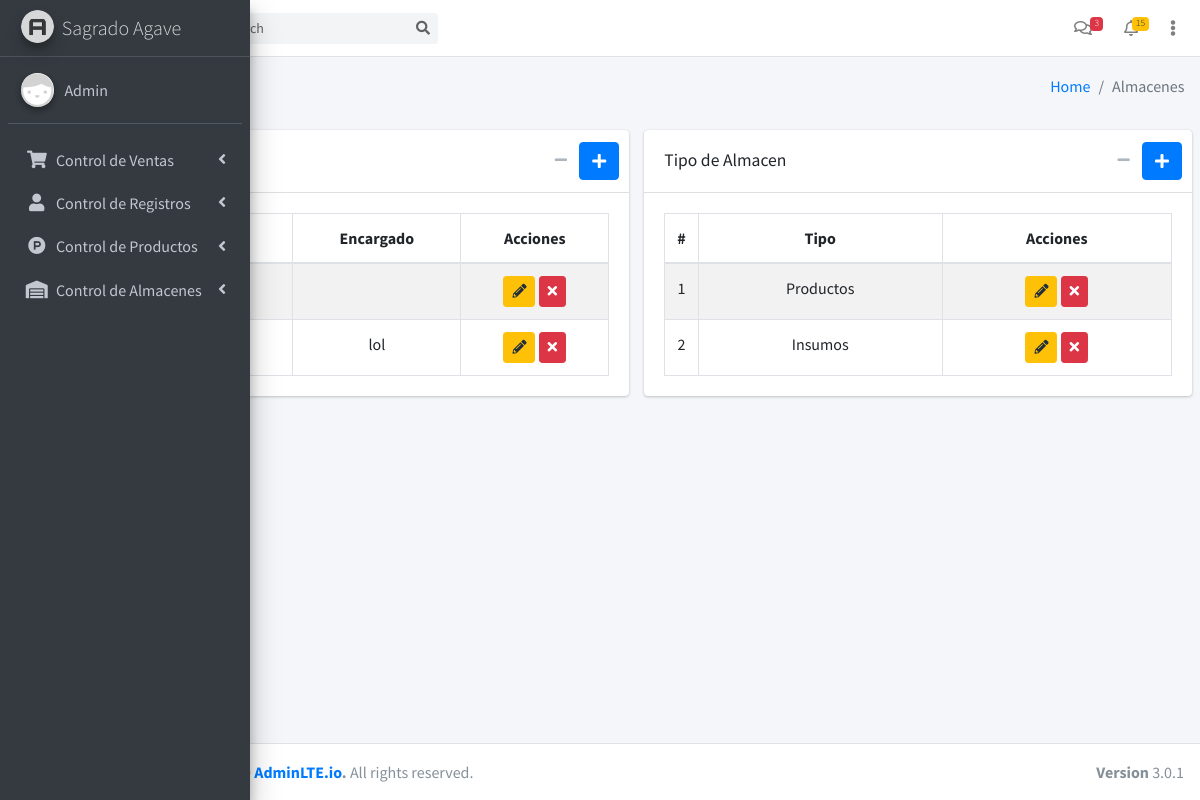
/almacenes (signed in), run on an earlier commit of the app's database.
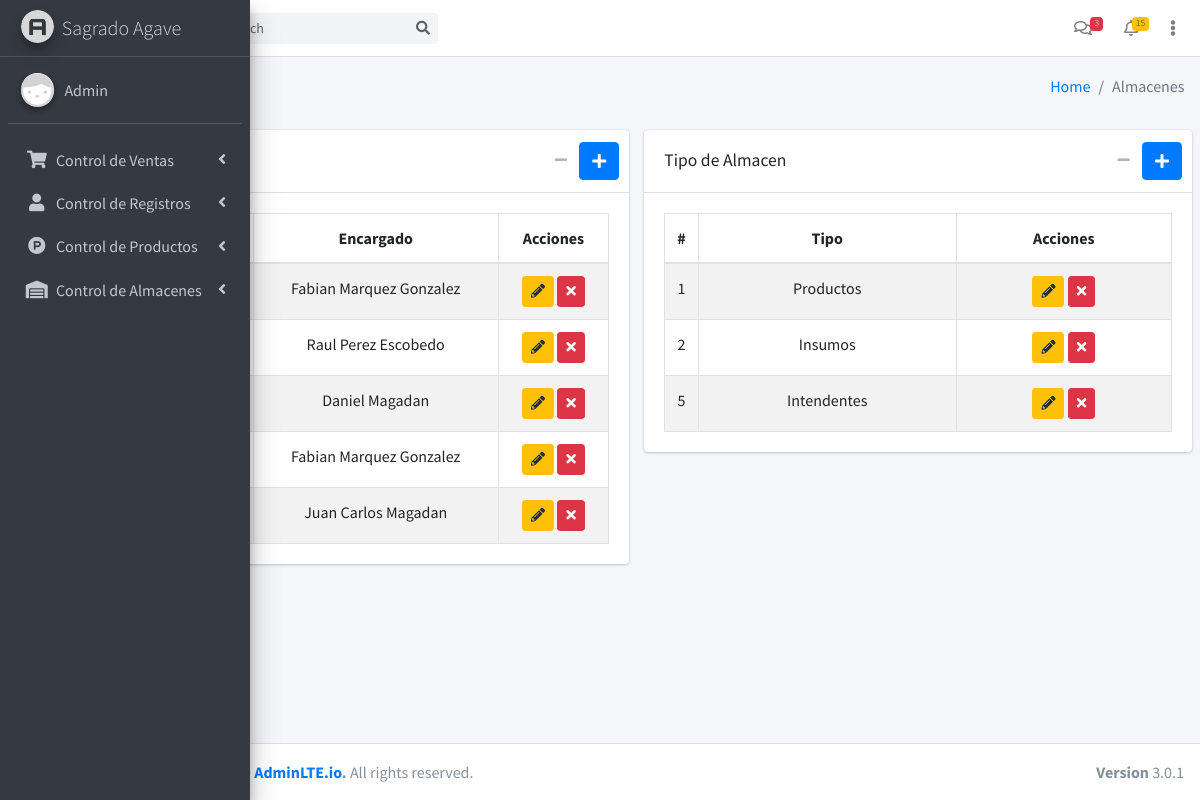
And on a later commit of the database.
### tables this page shows
CREATE TABLE `almacen` (
  `id_almacen` int(11) NOT NULL,
  `tipo` int(11) DEFAULT NULL,
  `encargado` int(11) DEFAULT NULL
);

CREATE TABLE `usuario` (
  `id_usuario` int(11) NOT NULL,
  `nombre` varchar(60) DEFAULT NULL,
  `usuario` varchar(20) DEFAULT NULL,
  `passwd` varchar(70) DEFAULT NULL,
  `tipo` int(11) DEFAULT NULL,
  `img` varchar(80) DEFAULT NULL,
  `estado` tinyint(1) NOT NULL,
  `ultimo_login` datetime DEFAULT NULL,
  `fecha` datetime NOT NULL DEFAULT CURRENT_TIMESTAMP ON UPDATE CURRENT_TIMESTAMP
);

CREATE TABLE `tipo_almacen` (
  `id_tipo_almacen` int(11) NOT NULL,
  `tipo` varchar(30) DEFAULT NULL
);

### controladores/plantilla.controlador.php (called while the page is built)
<?php
class ControladorPlantilla{
	static public function ctrPlantilla(){
 		include "vistas/plantilla.php";
	}
}

### index.php (called while the page is built, shortened)
<?php
require_once 'controladores/plantilla.controlador.php';
require_once 'controladores/usuarios.controlador.php';
require_once 'controladores/crear-venta.controlador.php';
require_once 'controladores/almacenes.controlador.php';
require_once 'modelos/usuarios.modelos.php';
require_once 'modelos/almacenes.modelos.php';
$plantilla = new ControladorPlantilla();
$plantilla -> ctrPlantilla();

### controladores/almacenes.controlador.php (called while the page is built, shortened)
<?php
class ControladorAlmacenes{
	static public function ctrMostrarAlmacenes($item,$valor){
		$tabla = "almacen";
		$respuesta = ModeloAlmacenes::mdlMostrarAlmacenes($tabla,$item,$valor);
		return $respuesta;
	}
	static public function ctrMostrarTipoAlmacen($item,$valor){
		$tabla = "tipo_almacen";
		$respuesta = ModeloAlmacenes::mdlMostrarTipoAlmacen($tabla,$item,$valor);
		return $respuesta;
	}
}

### modelos/conexion.php (called while the page is built)
<?php
class Conexion {
	static public function conectar(){
		$link = new PDO("mysql:host=localhost;dbname=tequilera_web","root","");
		$link->exec("set names utf8");
		return $link;
	}
}

### modelos/almacenes.modelos.php (called while the page is built, shortened)
<?php
require_once 'conexion.php';
class ModeloAlmacenes{
	static public function mdlMostrarAlmacenes($tabla,$item,$valor){
		if ($item != null) {
			$stmt = Conexion::conectar()->prepare("SELECT * FROM $tabla WHERE $item = :$item");
			$stmt -> bindParam(":".$item,$valor,PDO::PARAM_STR);
			$stmt -> execute();
			return $stmt -> fetch();
		}else{
			$stmt = Conexion::conectar()->prepare("SELECT * FROM $tabla");
			$stmt -> execute();
			return $stmt -> fetchAll();
		}
	}
	static public function mdlMostrarTipoAlmacen($tabla,$item,$valor){
		if ($item != null) {
			$stmt = Conexion::conectar()->prepare("SELECT * FROM $tabla WHERE $item = :$item");
			$stmt -> bindParam(":".$item,$valor,PDO::PARAM_STR);
			$stmt -> execute();
			return $stmt -> fetch();
		}else{
			$stmt = Conexion::conectar()->prepare("SELECT * FROM $tabla");
			$stmt -> execute();
			return $stmt -> fetchAll();
		}
	}
}

### controladores/usuarios.controlador.php (called while the page is built, shortened)
<?php
class ControladorUsuarios{
	static public function ctrMostrarUsuarios($item,$valor){
		$tabla = "usuario";
		$respuesta = ModeloUsuarios::mdlMostrarUsuarios($tabla,$item,$valor);
		return $respuesta;
	}
}

### modelos/usuarios.modelos.php (called while the page is built, shortened)
<?php
require_once 'conexion.php';
class ModeloUsuarios{
	static public function mdlMostrarUsuarios($tabla,$item,$valor){
		if ($item != null) {
			$stmt = Conexion::conectar()->prepare("SELECT * FROM $tabla WHERE $item = :$item");
			$stmt -> bindParam(":".$item,$valor,PDO::PARAM_STR);
			$stmt -> execute();
			return $stmt -> fetch();
		}else{
			$stmt = Conexion::conectar()->prepare("SELECT * FROM $tabla");
			$stmt -> execute();
			return $stmt -> fetchAll();
		}
	}
}

### vistas/modulos/almacenes.php (the view, shortened to what this page needs)
<div class="content-wrapper">
  <section class="content-header">
    <div class="container-fluid">
      <div class="row mb-2">
        <div class="col-sm-6">
          <h1>Almacenes</h1>
        </div>
        <div class="col-sm-6">
          <ol class="breadcrumb float-sm-right">
            <li class="breadcrumb-item"><a href="">Home</a></li>
            <li class="breadcrumb-item active">Almacenes</li>
          </ol>
        </div>
      </div>
    </div>
  </section>
  <section class="content">
    <div class="row">
      <div class="col-md-6 col-sm-12">
        <div class="card">
          <div class="card-header">
            <h5 class="card-title pt-2">Almacenes</h5>
            <div class="card-tools">
              <button type="button" class="btn btn-tool" data-card-widget="collapse">
                    <i class="fas fa-minus"></i>
                  </button>
              <button class="btn btn-primary" data-toggle="modal" data-target="#modalAgregarAlmacen"><i class="fas fa-plus"></i></button>
            </div>
          </div>
          <div class="card-body">
            <table class="table table-bordered table-striped tablas">
              <thead>
                <tr>
                  <th style="width: 10px;">#</th>
                  <th><center>Tipo</center></th>
                  <th><center>Encargado</center></th>
                  <th><center>Acciones</center></th>
                </tr>
              </thead>
              <tbody>
                <?php
                $item = null;
                $valor = null;
                $mostrarAlmacenes = ControladorAlmacenes::ctrMostrarAlmacenes($item,$valor);
                foreach ($mostrarAlmacenes as $key => $value) {
                  $item2 = "id_tipo_almacen";
                  $valor2 = $value["tipo"];
                  $item3 = "id_usuario";
                  $valor3 = $value["encargado"];
                  $mostrarTipoAlmacen = ControladorAlmacenes::ctrMostrarTipoAlmacen($item2,$valor2);
                  $mostrarEncargado = ControladorUsuarios::ctrMostrarUsuarios($item3,$valor3);
                  echo '
                  <tr>
                  <td><center>'.$value["id_almacen"].'</center></td>
                  <td><center>'.$mostrarTipoAlmacen["tipo"].'</center></td>
                  <td><center>'.$mostrarEncargado["nombre"].'</center></td>
                  <td>
                  <center>
                  <div class="btn-group-sm">
                  <button class="btn btn-warning btnEditarAlmacen" idAlmacen="'.$value["id_almacen"].'" data-toggle="modal" data-target="#modalEditarAlmacen"><i class="fas fa-pencil-alt"></i></button>
                  <button class="btn btn-danger btnEliminarAlmacen" idAlmacen="'.$value["id_almacen"].'"><i class="fas fa-times"></i></button>
                  </div>
                  </center>
                  </td>
                  </tr>';
                }
                ?>
              </tbody>
            </table>
          </div>
        </div>
      </div>
      <div class="col-md-6 col-sm-12">
        <div class="card">
          <div class="card-header">
            <h5 class="card-title pt-2">Tipo de Almacen</h5>
            <div class="card-tools">
              <button type="button" class="btn btn-tool" data-card-widget="collapse">
                    <i class="fas fa-minus"></i>
                  </button>
              <button class="btn btn-primary" data-toggle="modal" data-target="#modalAgregarTipoAlmacen"><i class="fas fa-plus"></i></button>
            </div>
          </div>
          <div class="card-body">
            <table class="table table-bordered table-striped tablas">
              <thead>
                <tr>
                  <th style="width: 10px;">#</th>
                  <th class="text-center">Tipo</th>
                  <th class="text-center">Acciones</th>
                </tr>
              </thead>
              <tbody>
                <?php
                  $item2 = null;
                  $valor2 = null;
                  $mostrarTipoAlmacen = ControladorAlmacenes::ctrMostrarTipoAlmacen($item2,$valor2);
                foreach ($mostrarTipoAlmacen as $key => $value) {
                  echo '
                  <tr>
                  <td><center>'.$value["id_tipo_almacen"].'</center></td>
                  <td><center>'.$value["tipo"].'</center></td>
                  <td>
                  <center>
                  <div class="btn-group-sm">
                  <button class="btn btn-warning btnEditarTipoAlmacen" idTipoAlmacen="'.$value["id_tipo_almacen"].'" data-toggle="modal" data-target="#modalEditarTipoAlmacen"><i class="fas fa-pencil-alt"></i></button>
                  <button class="btn btn-danger btnEliminarTipoAlmacen" idTipoAlmacen="'.$value["id_tipo_almacen"].'"><i class="fas fa-times"></i></button>
                  </div>
                  </center>
                  </td>
                  </tr>';
                }
                ?>
              </tbody>
            </table>
          </div>
        </div>
      </div>
    </div>
  </section>
</div>

### vistas/plantilla.php (shortened to what this page needs)
<!DOCTYPE html>
<html>
<head>
  <link rel="stylesheet" href="vistas/plugins/fontawesome-free/css/all.min.css">
  <link rel="stylesheet" href="vistas/dist/css/adminlte.css">
  <link rel="stylesheet" href="vistas/plugins/datatables-bs4/css/dataTables.bootstrap4.css">
  <link rel="stylesheet" href="vistas/plugins/datatables-responsive/css/responsive.bootstrap4.css">
  <link rel="stylesheet" href="vistas/plugins/sweetalert2/sweetalert2.css">
</head>
<body class="hold-transition sidebar-mini sidebar-collapse <?php if(isset($_SESSION["logged"])){}else{echo 'login-page';} ?>">
  <?php
  if(isset($_SESSION["logged"]) && $_SESSION["logged"] == "ok"){
    echo '
    <div class="wrapper">';
    include "modulos/navbar.php";
    include "modulos/sidebar.php";
    if (isset($_GET["ruta"])) {
      if ($_GET["ruta"] == "usuarios" ||
        $_GET["ruta"] == "logout" ||
        $_GET["ruta"] == "home" ||
        $_GET["ruta"] == "clientes" ||
        $_GET["ruta"] == "productos" ||
        $_GET["ruta"] == "proveedores" ||
        $_GET["ruta"] == "crear-venta" ||
        $_GET["ruta"] == "almacenes") {
        include "modulos/".$_GET["ruta"].".php";
    }else{
      include "modulos/404.php";
    }
  }else{
    include "modulos/home.php";
  }
  include "modulos/footer.php";
  echo '
  </div>
  ';
}else{
  include "modulos/login.php";
}
?>
</body>
</html>

### vistas/modulos/navbar.php (shortened to what this page needs)
<nav class="main-header navbar navbar-expand navbar-white navbar-light">
  <ul class="navbar-nav">
    <li class="nav-item">
      <a class="nav-link" data-widget="pushmenu" href="#"><i class="fas fa-bars"></i></a>
    </li>
    <li class="nav-item d-none d-sm-inline-block">
      <a href="home" class="nav-link">Home</a>
    </li>
  </ul>
  <form class="form-inline ml-3">
    <div class="input-group input-group-sm">
      <input class="form-control form-control-navbar" type="search" placeholder="Search" aria-label="Search">
      <div class="input-group-append">
        <button class="btn btn-navbar" type="submit">
          <i class="fas fa-search"></i>
        </button>
      </div>
    </div>
  </form>
  <ul class="navbar-nav ml-auto">
    <li class="nav-item dropdown">
      <a class="nav-link" data-toggle="dropdown" href="#">
        <i class="far fa-comments"></i>
        <span class="badge badge-danger navbar-badge">3</span>
      </a>
    </li>
    <li class="nav-item dropdown">
      <a class="nav-link" data-toggle="dropdown" href="#">
        <i class="far fa-bell"></i>
        <span class="badge badge-warning navbar-badge">15</span>
      </a>
    </li>
    <li class="nav-item dropdown">
        <a class="nav-link" data-toggle="dropdown" href="#">
          <i class="fas fa-ellipsis-v"></i>
        </a>
      </li>
  </ul>
</nav>

### vistas/modulos/sidebar.php (shortened to what this page needs)
<aside class="main-sidebar sidebar-dark-primary elevation-4">
  <a href="vistas/index3.html" class="brand-link">
    <img src="vistas/dist/img/AdminLTELogo.png"
    alt="AdminLTE Logo"
    class="brand-image img-circle elevation-3"
    style="opacity: .8">
    <span class="brand-text font-weight-light">Sagrado Agave</span>
  </a>
  <div class="sidebar">
    <div class="user-panel mt-3 pb-3 mb-3 d-flex">
      <div class="image">
        <?php
        if($_SESSION["foto"]){
          echo '<img src="'.$_SESSION["foto"].'" class="img-circle elevation-2" alt="User Image">';
        }else{
          echo '<img src="vistas/img/default/anonymous.png" class="img-circle elevation-2" alt="User Image">';
        }
        ?>
      </div>
      <div class="info">
        <a class="d-block">
          <?php
          if ($_SESSION["usuario"]) {
            echo ucfirst($_SESSION["usuario"]);
          }else{
            echo 'Usuario Anonimo';
          }
          ?></a>
        </div>
      </div>
    <nav class="mt-2">
      <ul class="nav nav-pills nav-sidebar flex-column" data-widget="treeview" role="menu" data-accordion="false">
           <li class="nav-item has-treeview">
            <a href="#" class="nav-link">
             <i class="fas fa-shopping-cart nav-icon"></i>
              <p>
                Control de Ventas
                <i class="right fas fa-angle-left"></i>
              </p>
            </a>
          </li>
           <li class="nav-item has-treeview">
            <a href="#" class="nav-link">
             <i class="fas fa-user nav-icon"></i>
              <p>
                Control de Registros
                <i class="right fas fa-angle-left"></i>
              </p>
            </a>
          </li>
          <li class="nav-item has-treeview">
            <a href="#" class="nav-link">
             <i class="fab fa-product-hunt nav-icon"></i>
              <p>
                Control de Productos
                <i class="right fas fa-angle-left"></i>
              </p>
            </a>
          </li>
          <li class="nav-item has-treeview">
            <a href="#" class="nav-link">
             <i class="fas fa-warehouse nav-icon"></i>
              <p>
                Control de Almacenes
                <i class="right fas fa-angle-left"></i>
              </p>
            </a>
          </li>
        </ul>
      </nav>
    </div>
  </aside>

### vistas/modulos/footer.php
<footer class="main-footer">
	<div class="float-right d-none d-sm-block">
		<b>Version</b> 3.0.1
	</div>
	<strong>Copyright &copy; 2014-2019 <a href="http://adminlte.io">AdminLTE.io</a>.</strong> All rights
	reserved.
</footer>

What changed in the data, as far as the page shows it:
changed through a linked row, almacen (number 1 of 5 on the later page): encargado.nombre (not shown) → "Fabian Marquez Gonzalez"
changed through a linked row, almacen: encargado.nombre "lol" → "Raul Perez Escobedo"
added almacen: encargado.nombre "Daniel Magadan"
added almacen: encargado.nombre "Fabian Marquez Gonzalez"
added almacen: encargado.nombre "Juan Carlos Magadan"
added tipo_almacen: id_tipo_almacen "5", tipo "Intendentes"
